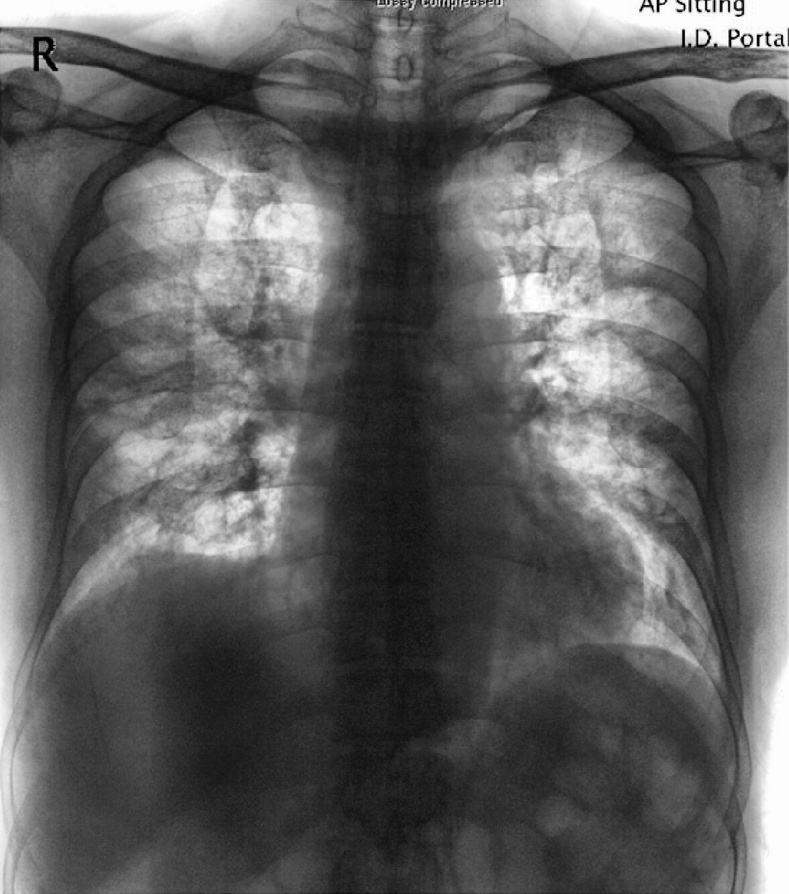
#> input picture dataset/covid/017.jpg, 789 x 894 px, shrunk from 1175 x 1332 before the run, found by its file name; its folder holds only this picture in this run
$ jupyter execute --allow-errors 01_01_PreProcessing.ipynb   (shell and % lines are left out)
#> lines starting #> are read from the running program, lines starting #| are printed output that depends on the picture
<a href="https://colab.research.google.com/github/ricardotran92/COVID19_Pneumonia_Normal_Chest_Xray_PA/blob/main/Github_Colab.ipynb" target="_parent"></a>

[cell 1]
from google.colab import drive as drive
drive.mount('/content/drive')

[cell 2]
# Access a public Github repos
%cd '/content'

[cell 3]
import pandas as pd
import numpy as np
import os
import matplotlib.pyplot as plt
import cv2
from PIL import Image

[cell 4]
# @title
def DataSetSummary (local_path, tabs):
  # Take list of files & folders in local folder
  all_items = os.listdir(local_path)

  # Filter folder list
  folders = [item for item in all_items if os.path.isdir(os.path.join(local_path, item))]

  # Print summary information if folders > 0:
  if(len(folders) > 0):
    indent = '\t' * tabs
    print("{}Tổng số thư mục: {}".format(indent, len(folders)))
    for folder in folders:
      folder_path = os.path.join(local_path, folder)
      files_in_folder = len(os.listdir(folder_path))
      print("{}-Thư mục: {}, Số tệp: {}".format(indent, folder, files_in_folder))
      DataSetSummary(folder_path, tabs+1)

# DataSetSummary(local_path, 0)

[cell 5]
# import os

# Hierarchical local folder in Colab
repository_folder = ["COVID19_Pneumonia_Normal_Chest_Xray_PA"]

for folder in repository_folder:
  local_path = '/content/' + folder + '/dataset'
#   local_path = '/content/' + folder + '/sample'
  DataSetSummary(local_path, 0)

[cell 6]
%cd /content/drive/MyDrive/Colab Notebooks/Thesis/01_04_04

[cell 7]
# Set the path to your dataset
# dataset_path = '/content/COVID19_Pneumonia_Normal_Chest_Xray_PA/sample'
dataset_path = '/content/COVID19_Pneumonia_Normal_Chest_Xray_PA/dataset'

[cell 8]
import os

class Image:
    def __init__(self, path, label):
        # self.image = cv2.imread(path) # directly read
        self.path = path # only directory
        self.label = label

def load_images_from_folder(dataset_path):
    images = []
    # labels = [] # direct
    for class_name in os.listdir(dataset_path):
        class_folder_path = os.path.join(dataset_path, class_name)
        if os.path.isdir(class_folder_path):
            for image_name in os.listdir(class_folder_path):
                image_path = os.path.join(class_folder_path, image_name)
                img = Image(image_path, class_name)
                images.append(img)
#> pass 2 of the loop in load_images_from_folder, `for class_name in os.listdir(dataset_path):`:
                # labels.append(img.label) # direct
    # return images, labels # direct
    return images

images = load_images_from_folder(dataset_path)
# for class_name, imgs in images.items():
#     for img in imgs:
#         print(f"Path: {img.path}, Label: {img.label}")

[cell 9]
def load_images_from_folder(dataset_path, images_per_class=None):
    images = {}
    for class_name in os.listdir(dataset_path):
        class_folder_path = os.path.join(dataset_path, class_name)
        if os.path.isdir(class_folder_path):
            count = 0
            images[class_name] = []
            for image_name in os.listdir(class_folder_path):
                if images_per_class is None or count < images_per_class:
                    image_path = os.path.join(class_folder_path, image_name)
                    img = Image(image_path, class_name)
                    images[class_name].append(img)
                    count += 1
#> pass 2 of the loop in load_images_from_folder, `for class_name in os.listdir(dataset_path):`:
    return images

def imshow(images, images_per_class=None):
#> called with images_per_class = 10
    for class_name, imgs in images.items():
        plt.figure(figsize=(30,30))
        print(f'Class {class_name}')
        for i in range(min(images_per_class if images_per_class else len(imgs), len(imgs))):
            plt.subplot(1, images_per_class if images_per_class else len(imgs), i+1)
            img = cv2.imread(imgs[i].path)
#> img is the input picture: shape (894, 789, 3); min 0, max 255, mean 92.8
            # img = cv2.cvtColor(img, cv2.COLOR_BGR2RGB)
            plt.imshow(img)
            # plt.title(os.path.basename(imgs[i].path))
            plt.axis('off')
        plt.show()
#> pass 2 of the loop in imshow, `for class_name, imgs in images.items():`:
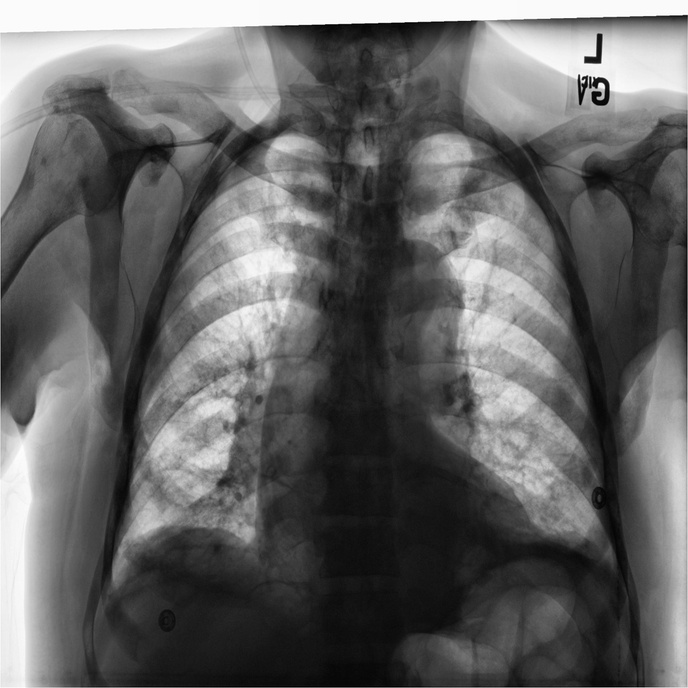
#> input picture dataset/normal/00000011_003.jpg, 688 x 688 px, shrunk from 1024 x 1024 before the run, found by its file name
#> in imshow, img is the input picture: shape (688, 688, 3); min 0, max 255, mean 100.5

# Example usage:
images = load_images_from_folder(dataset_path)
imshow(images, 10)

[cell 10]
from PIL import Image

def get_image_specifications(image_path):
    # Open the image file
    with Image.open(image_path) as img:
        # Get image specifications
        image_format = img.format
        image_mode = img.mode
        image_size = img.size
        image_width, image_height = img.size
        image_color = img.getcolors()

    return f"Image Format: {image_format}\nImage Mode: {image_mode}\nImage Size: {image_size} pixels (Width: {image_width}, Height: {image_height})\nImage Colors: {image_color}"

# Example usage:
# image_path = "/content/COVID19_Pneumonia_Normal_Chest_Xray_PA/sample/pneumonia/00001182_004.png"
#> (the rest of this cell did not finish here and is left out)

[cell 11]
import os
import cv2
import numpy as np
from shutil import copyfile

# Define that paths
# dataset_path = '/content/COVID19_Pneumonia_Normal_Chest_Xray_PA/sample'
output_path = '/content/drive/MyDrive/Colab Notebooks/Thesis/01_04_04/1_1'

# Create the output directory if it doesn't exist
os.makedirs(output_path, exist_ok=True)

# Get the list of child class folders
child_folders = os.listdir(dataset_path)

# Process each child class folder
for folder in child_folders:
    # Create the output folder for the current child class
    output_folder = os.path.join(output_path, folder)
    os.makedirs(output_folder, exist_ok=True)

    # Get the list of image files in the current child class folder
    folder_path = os.path.join(dataset_path, folder)
    image_files = os.listdir(folder_path)

    # # List of lossless formats
    # lossless_formats = ['.png']

    # Process each image file
    for image_file in image_files:
        # Read the image
        image_path = os.path.join(folder_path, image_file)
        img = cv2.imread(image_path)

        # # Preprocess the image
        # Convert the image to grayscale
        gray = cv2.cvtColor(img, cv2.COLOR_BGR2GRAY)

        # CLAHE (Contrast Limited Adaptive Histogram Equalization)
        # create a CLAHE object (Arguments are optional).
        clahe = cv2.createCLAHE(clipLimit=2.0, tileGridSize=(8,8))
        cl1 = clahe.apply(gray)
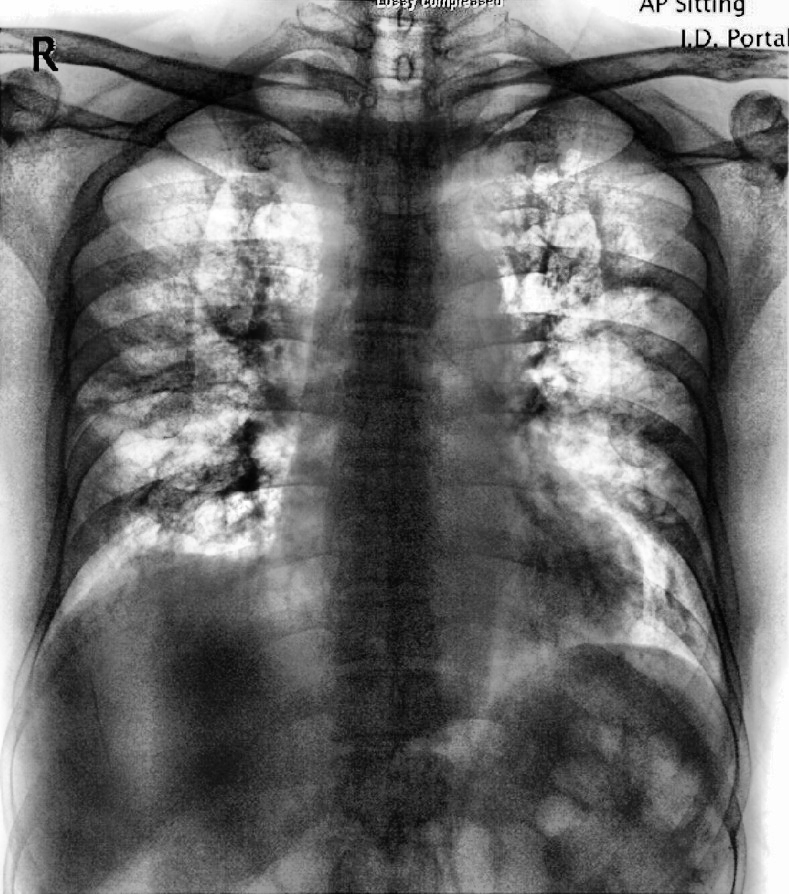
#> cl1: shape (894, 789); min 0, max 255, mean 106.7

        # Reverse the image
        reversed_img = 255 - cl1
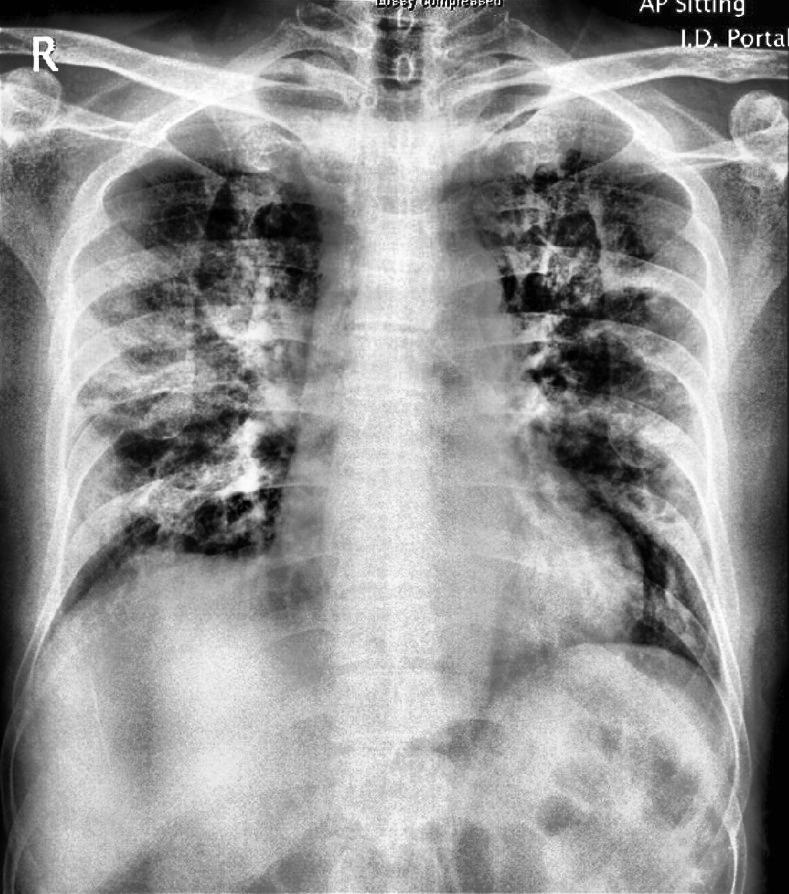
#> reversed_img: shape (894, 789); min 0, max 255, mean 148.3

        # Convert the reversed image back to color
        color_img = cv2.cvtColor(reversed_img, cv2.COLOR_GRAY2BGR)


        # Export the preprocessed image to the output folder
        filename, extension = os.path.splitext(image_file)
        # output_image_path = os.path.join(output_folder, image_file)
        output_image_path = os.path.join(output_folder, filename + '.jpg')
        # cv2.imwrite(output_image_path, img)
        cv2.imwrite(output_image_path, color_img)
#> pass 2 of the loop `for folder in child_folders:`:
#> gray: shape (688, 688)
#> `cl1 = clahe.apply(gray)`:
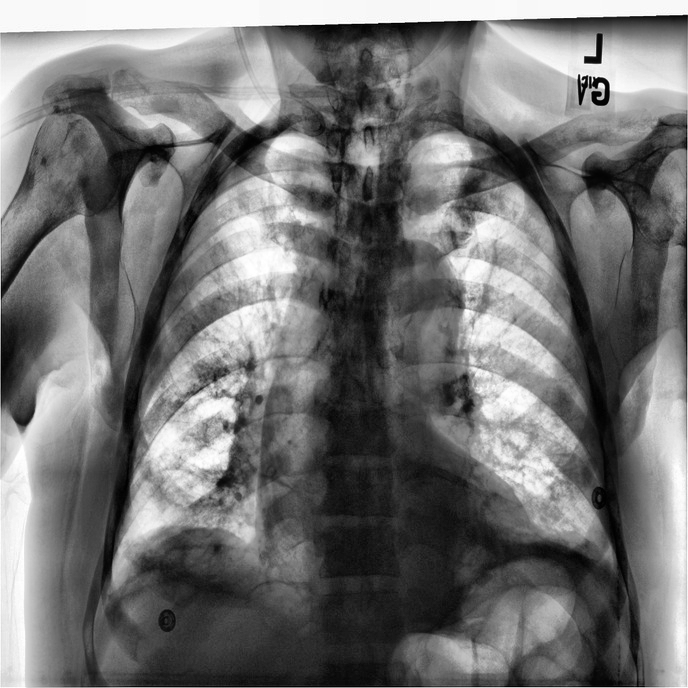
#> cl1: shape (688, 688); min 0, max 255, mean 114.6
#> `reversed_img = 255 - cl1`:
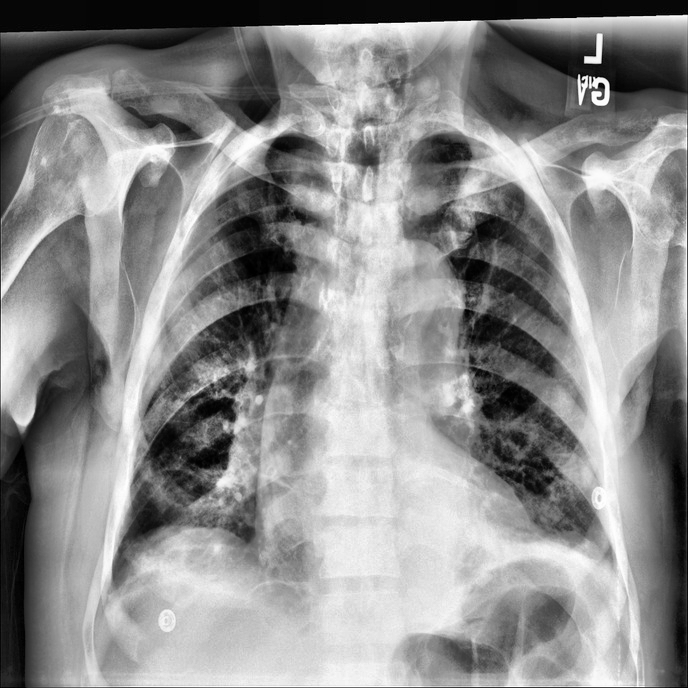
#> reversed_img: shape (688, 688); min 0, max 255, mean 140.4
#> color_img: shape (688, 688, 3)
